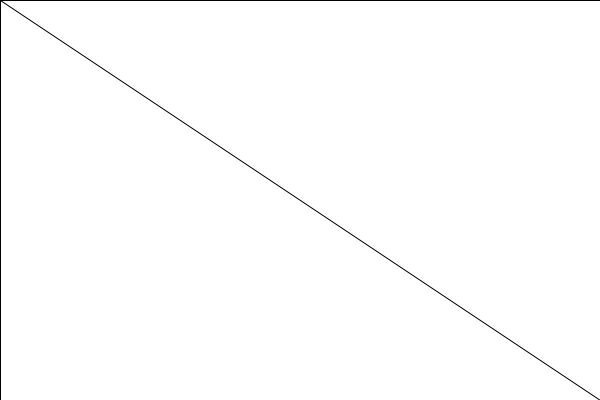
Frame 1 (no input)
Frame 60 (the mouse pressed at the canvas centre just before this capture): identical to frame 1, image omitted
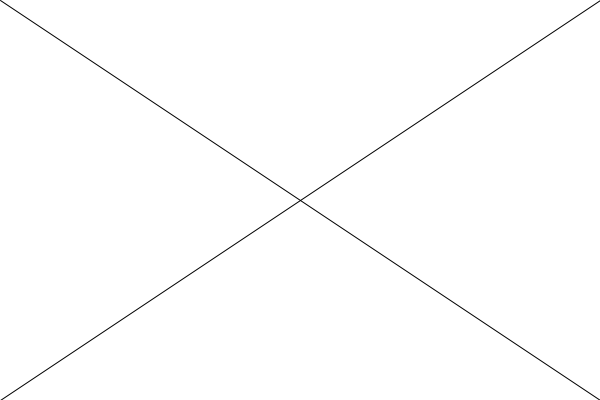
Frame 120 (the mouse held since frame 60 and released just before this capture)

The Processing sketch that drew these frames (run headless with seeded random() and noise(); from frame 60 on, the mouse is pressed at the canvas centre):

// Processing sketch: simpleOne
// ── simpleOne.pde
void setup()
{
  size(600, 400);
}

void draw()
{
  background(255);
  line(0, 0, mouseX, mouseY);
  line(width, 0, mouseX, mouseY);
  line(mouseX, mouseY, width, height);
  line(mouseX, mouseY, 0, height);
}
